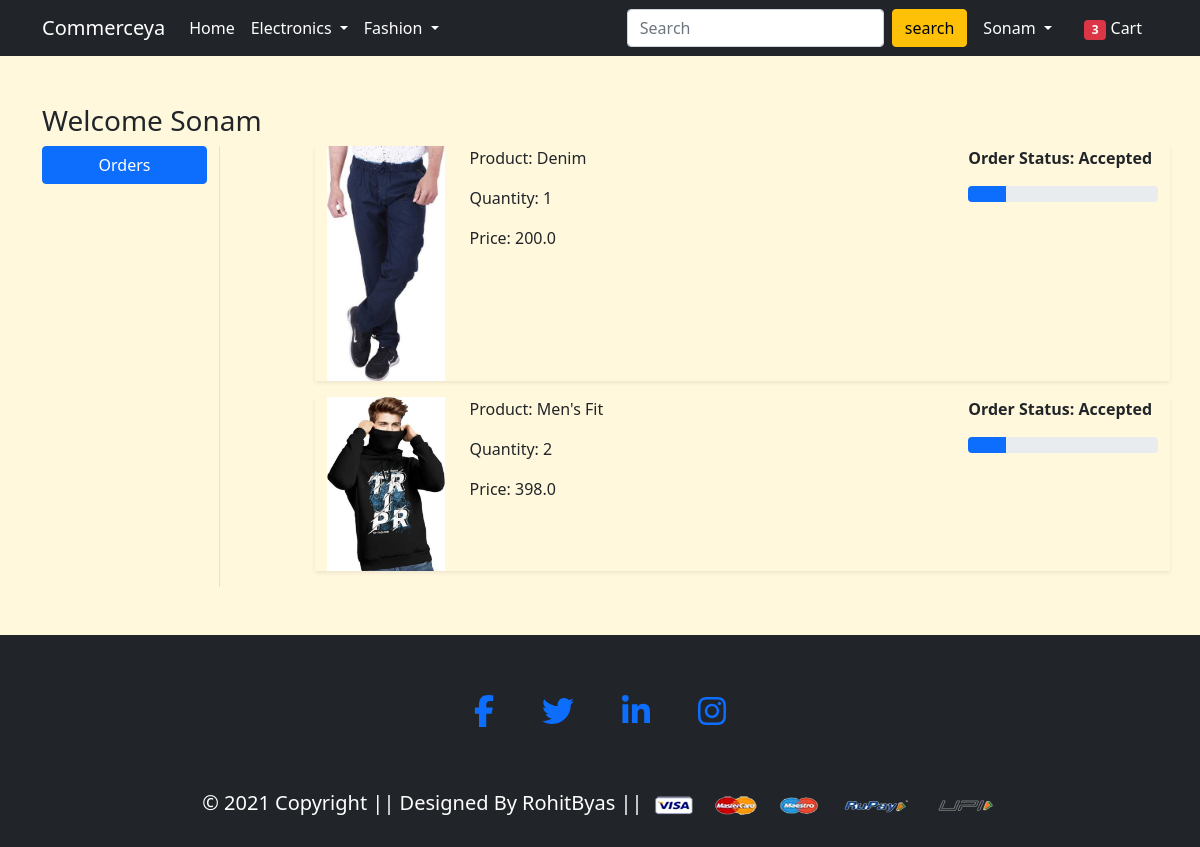
Page /orders/ (signed in) on the committed database.
### app/models.py (models this page shows, shortened)
class OrderPlaced(models.Model):
    user=models.ForeignKey(User,on_delete=models.CASCADE)
    customer=models.ForeignKey(Customer,on_delete=models.CASCADE)
    product=models.ForeignKey(Product,on_delete=models.CASCADE)
    quantity=models.PositiveIntegerField(default=1)
    ordered_date=models.DateTimeField(auto_now_add=True)
    status=models.CharField(max_length=50,choices=STATUS_CHOICES,default='Pending')
    @property
    def total_cost(self):
        return self.quantity*self.product.discounted_price

class Product(models.Model):
    title=models.CharField(max_length=100)
    selling_price=models.FloatField()
    discounted_price=models.FloatField()
    description=models.TextField()
    brand=models.CharField(max_length=100)
    category=models.CharField(choices=CATEGORY_CHOICES,max_length=2)
    product_image=models.ImageField(upload_to='productimg')

### app/views.py (the view)
# urls.py: path('orders/', views.orders, name='orders'),
@login_required
def orders(request):
    op=OrderPlaced.objects.filter(user=request.user)
    totalitem=len(Cart.objects.filter(user=request.user))
    return render(request, 'app/orders.html',{'order_placed':op,'totalitem':totalitem})

### app/templates/app/orders.html (shortened to what this page needs)
{% extends 'app/base.html' %}
{% load static %}
{% block main-content %}
<div class="container my-5">
 <div class="row">
 <h3>Welcome <span class="text-capitalize">{{request.user}}</span></h3>
  <div class="col-sm-2 border-end">
   <ul class="list-unstyled">
    <li class="d-grid"><a href="{% url 'orders' %}" class="btn btn-primary">Orders</a></li>
   </ul>
  </div>
  <div class="col-sm-9 offset-sm-1">
   {% for op in order_placed %}
   <div class="row shadow-sm mb-3">
    <div class="col-sm-2">
        <img src="{{op.product.product_image.url}}" alt="" srcset="" class="img-fluid" height="150" width="150">
    </div>
    <div class="col-sm-7">
        <p>Product: {{op.product.title}}</p>
        <p>Quantity: {{op.quantity}}</p>
        <p>Price: {{op.total_cost}}</p>
    </div>
    <div class="col-sm-3 fw-bold">
        <p>Order Status: {{op.status}}</p>
        {% if op.status == 'Accepted' %}
        <div class="progress">
            <div class="progress-bar" role="progressbar" style="width: 20%" aria-valuenow="20" aria-valuemin="0" aria-valuemax="100"></div>
        </div>
        {% endif %}
    </div>
   </div>
   {% endfor %}
  </div>
 </div>
</div>
{% endblock main-content %}

### app/templates/app/base.html (shortened to what this page needs)
<!doctype html>
{% load static %}
<html lang="en">
  <head>
    <link href="https://cdn.jsdelivr.net/npm/bootstrap@5.0.0-beta1/dist/css/bootstrap.min.css" rel="stylesheet">
    <link rel="stylesheet" href="{% static 'app/css/owl.carousel.min.css' %}">
    <link rel="stylesheet" href="{% static 'app/css/all.min.css' %}">
    <link rel="stylesheet" href="{% static 'app/css/style.css' %}">
  </head>
  <body style=" background-color:cornsilk">
    <nav class="navbar navbar-expand-lg navbar-dark bg-dark" >
     <div class="container">
       <a class="navbar-brand" href="/">Commerceya</a>
       <div class="collapse navbar-collapse" id="navbarSupportedContent">
         <ul class="navbar-nav me-auto mb-2 mb-lg-0">
           <li class="nav-item">
             <a class="nav-link active" aria-current="page" href="/">Home</a>
           </li>
           <li class="nav-item dropdown">
             <a class="nav-link dropdown-toggle text-white" href="#" id="electronicsDropdown" role="button" data-bs-toggle="dropdown" aria-expanded="false">
               Electronics
             </a>
           </li>
           <li class="nav-item dropdown">
             <a class="nav-link dropdown-toggle text-white" href="#" id="fashionDropdown" role="button" data-bs-toggle="dropdown" aria-expanded="false">
               Fashion
             </a>
           </li>
         </ul>
         <form class="d-flex">
           <input class="form-control me-2" type="search" placeholder="Search" aria-label="Search">
           <button class="btn btn-warning" type="submit">search</button>
         </form>
         <div>
          <ul class="navbar-nav me-auto mb-2 mb-lg-0">
            {% if request.user.is_authenticated %}
           <li class="nav-item dropdown mx-2">
              <a class="nav-link dropdown-toggle text-white" href="#" id="profileDropdown" role="button" data-bs-toggle="dropdown" aria-expanded="false">
                {{request.user.username|capfirst}}
              </a>
            </li>
            <li class="nav-item mx-2">
             <a href="{% url 'showcart' %}" class="nav-link text-white"><span class="badge bg-danger">{{totalitem}}</span> Cart </a>
            </li>
            {% endif %}
          </ul>
         </div>
       </div>
     </div>
    </nav>
    {% block main-content %} {% endblock main-content %}
  <footer class="container-fluid bg-dark text-white text-center p-2 mt-5">
    <div class="container" >
      <div class="row d-flex justify-content-center">
        <div class="col d-flex justify-content-center my-5 pt-1">
          <a href="https://www.facebook.com/rohitbyas.sherwan/" class="fb-ic">
            <i class="fab fa-facebook-f fa-lg white-text mx-3 mx-md-4 fa-2x"> </i>
          </a>
          <a href="https://twitter.com/byas_rohit" class="tw-ic">
            <i class="fab fa-twitter fa-lg white-text mx-3 mx-md-4 fa-2x"> </i>
          </a>
          <a href= "https://www.linkedin.com/in/rohit-byas"class="li-ic">
            <i class="fab fa-linkedin-in fa-lg white-text mx-3 mx-md-4 fa-2x"> </i>
          </a>
          <a  href="https://www.instagram.com/captian366/" class="ins-ic">
            <i class="fab fa-instagram fa-lg white-text mx-3 mx-md-4 fa-2x"> </i>
          </a>
        </div>
      </div>
    </div>
    <div class="footer-copyright text-center py-3" class="text-white"><h5>© 2021 Copyright || Designed By RohitByas ||
      <img src="{% static 'app/images/payment.png' %}" alt="" srcset="" class="img-fluid" height="2px">
    </div>
  </footer>
  </body>
</html>

### rows in the picture
OrderPlaced: product.product_image (picture), product "Denim", quantity "1", total_cost "200.0", status "Accepted"
OrderPlaced: product.product_image (picture), product "Men's Fit", quantity "2", total_cost "398.0", status "Accepted"

### other values in the picture
{{ request.user.username|capfirst }} "Sonam"
{{ totalitem }} "3"
{{ request.user }} "Sonam"
